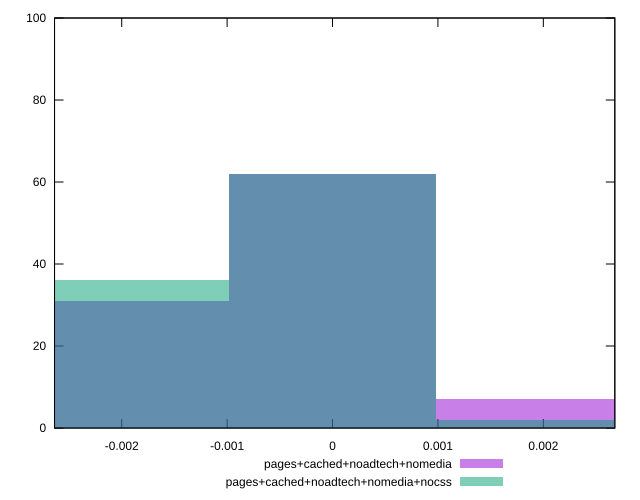

Write the gnuplot code that produced this figure.
reset

$pagesCachedNoadtechNomedia <<EOF
0 62
0.001956334982390619 7
-0.001956334982390619 31
EOF

$pagesCachedNoadtechNomediaNocss <<EOF
0 62
-0.001956334982390619 36
0.001956334982390619 2
EOF

set key outside below
set boxwidth 0.001956334982390619
set xrange [-0.0026374256730089664:0.0026782704822020955]
set yrange [0:100]
set trange [0:100]
set style fill transparent solid 0.5 noborder
set terminal svg size 640, 500 enhanced background rgb 'white'
set output "report_00019_2021-02-10T18-14-37.922Z//meta/pScore-difference/comparison/histogram/3_vs_4.svg"

plot $pagesCachedNoadtechNomedia title "pages+cached+noadtech+nomedia" with boxes, \
     $pagesCachedNoadtechNomediaNocss title "pages+cached+noadtech+nomedia+nocss" with boxes

reset
